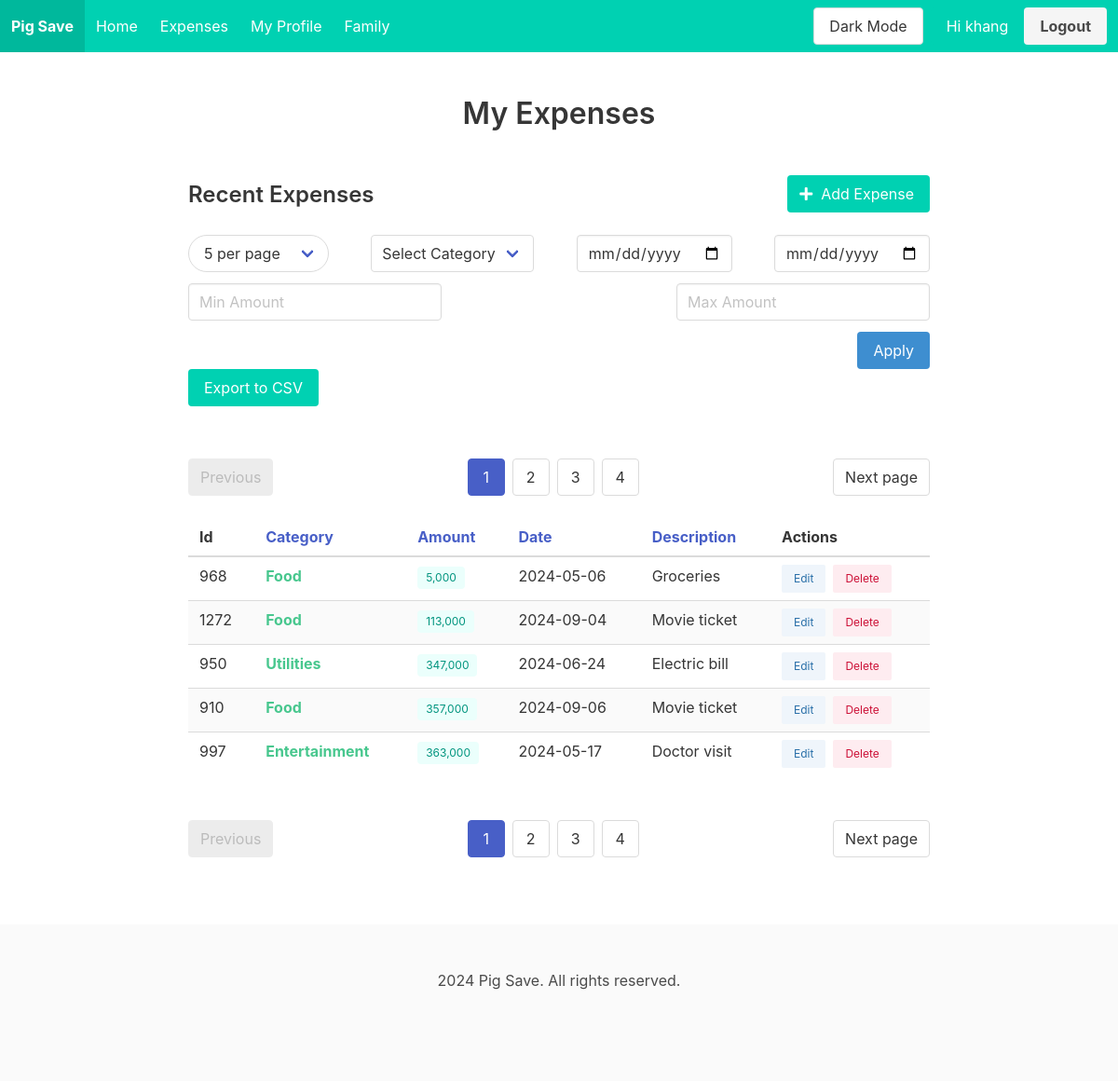
The page /expenses?sort_by=amount&sort_order=asc&page=1&size=5 (signed in) on the database as committed earlier.
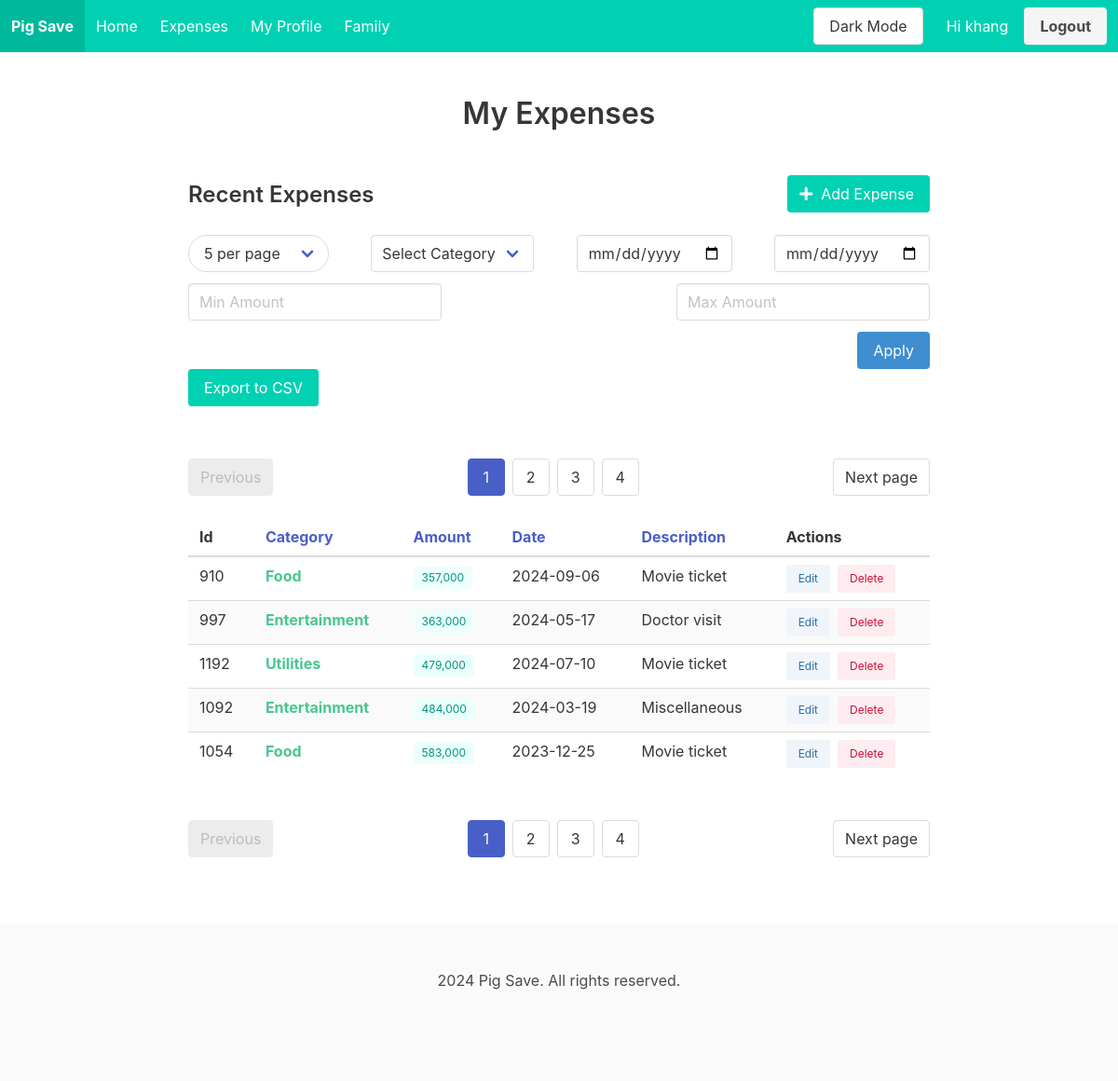
The same page on the database as committed later.
### tables this page shows
CREATE TABLE users (
            id INTEGER PRIMARY KEY AUTOINCREMENT,
            username TEXT NOT NULL UNIQUE,
            name TEXT,
            password TEXT NOT NULL
        , language VARCHAR(2), age VARCHAR(3));

CREATE TABLE expenses (
            id INTEGER PRIMARY KEY AUTOINCREMENT,
            user_id INTEGER NOT NULL,
            amount REAL NOT NULL,
            category TEXT,
            description TEXT,
            date TEXT NOT NULL,
           FOREIGN KEY (user_id) REFERENCES users (id)
        );

### routes.py (the view)
@routes.route('/expenses')
@login_required
def expenses():
    user_id = current_user.id
    page = request.args.get('page', 1, type=int)
    size = request.args.get('size', 5, type=int)
    sort_by = request.args.get('sort_by', 'date')
    sort_order = request.args.get('sort_order', 'asc')
    filters = {key: request.args.get(key) for key in ['category', 'start_date', 'end_date', 'min_amount', 'max_amount']}
    expenses, total_expenses = Expense.get_expenses(user_id, page, size, filters, sort_by, sort_order)
    total_pages = math.ceil(total_expenses / size)
    max_pages_displayed = 4
    start_page = max(1, page - 2)
    end_page = min(total_pages, start_page + max_pages_displayed - 1)
    if end_page - start_page < max_pages_displayed - 1:
        start_page = max(1, end_page - max_pages_displayed + 1)
    return render_template('expense/list.html',
                           expenses=expenses,
                           page=page,
                           total_pages=total_pages,
                           end_page=end_page,
                           start_page=start_page,
                           filters=filters,
                           size=size,
                           sort_by=sort_by,
                           sort_order=sort_order)

### main.py (called while the page is built)
@app.before_request
def load_user_language():
    if current_user.is_authenticated:
        conn = sqlite3.connect('pig_save.db')
        cursor = conn.cursor()
        cursor.execute("SELECT language FROM users WHERE id = ?", (current_user.id,))
        result = cursor.fetchone()
        if result:
            g.language = result[0]
        else:
            g.language = None

def get_locale():
    language = getattr(g, 'language', None)
    if language is not None:
        return language
    return request.accept_languages.best_match(['vi', 'en'])

@login_manager.user_loader
def load_user(id):
    from models.user import User
    return User.getUser(id)

### models/user.py (called while the page is built)
    def getUser(user_id):
        conn = sqlite3.connect('pig_save.db')
        cursor = conn.cursor()
        cursor.execute('SELECT id, username, name, language, age FROM users WHERE id = ?', (user_id,))
        user = cursor.fetchone()
        conn.close()
        if user:
            return User(user[0], user[1], user[2], user[3], user[4])
        return None

### templates/expense/list.html (shortened to what this page needs)
{% extends "base.html" %}
{% block content %}
<section class="section">
  <div class="container">
    <div class="columns is-centered">
      <div class="column is-10">
        <h1 class="title has-text-centered is-3 mb-6">My Expenses</h1>
        <div class="level">
          <div class="level-left">
            <div class="level-item">
              <h2 class="title is-4">Recent Expenses</h2>
            </div>
          </div>
          <div class="level-right">
            <div class="level-item">
              <button id="openExpenseDialog" class="button is-primary">
                <span class="icon">
                  <i class="fas fa-plus"></i>
                </span>
                <span>Add Expense</span>
              </button>
            </div>
          </div>
        </div>
          <form method="get" action="{{ url_for('main.expenses') }}" class="mb-5 filter-form">
            <div class="field is-grouped is-justify-content-space-between is-grouped-multiline is-flex-wrap-wrap">
                <div class="control">
                    <div class="select is-rounded">
                      <select name="size" id="size" onchange="this.form.submit()">
                        <option value="5" {% if size == 5 %}selected{% endif %}>5 per page</option>
                      </select>
                    </div>
                  </div>
                <div class="control">
                  <div class="select">
                    <select name="category">
                        <option value="">Select Category</option>
                    </select>
                  </div>
                </div>
                <div class="control">
                  <input class="input" type="date" name="start_date" value="{{ filters.start_date }}" placeholder="Start Date">
                </div>
                <div class="control">
                  <input class="input" type="date" name="end_date" value="{{ filters.end_date }}" placeholder="End Date">
                </div>
                <div class="control">
                  <input class="input" type="number" step="10000" name="min_amount" placeholder="Min Amount" value="{{ filters.min_amount }}">
                </div>
                <div class="control">
                  <input class="input" type="number" step="10000" name="max_amount" placeholder="Max Amount" value="{{ filters.max_amount }}">
                </div>
            </div>
            <div class="control is-flex is-justify-content-flex-end">
                <button type="submit" class="button is-info">Apply</button>
            </div>
            <div class="buttons">
              <a class="button is-primary" href="{{ url_for('main.export_expenses_csv') }}">
                  Export to CSV
              </a>
          </div>
            <nav class="pagination is-centered mt-6" role="navigation">
                <a class="pagination-previous" {% if page > 1 %}href="{{ url_for('main.expenses', page=page-1, size=size, sort_order=sort_order, sort_by=sort_by) }}"{% else %}disabled{% endif %}>Previous</a>
                <a class="pagination-next" {% if page < total_pages %}href="{{ url_for('main.expenses', page=page+1, size=size, sort_order=sort_order, sort_by=sort_by) }}"{% else %}disabled{% endif %}>Next page</a>
                <ul class="pagination-list">
                  {% for p in range(start_page, end_page + 1) %}
                    <li>
                      <a class="pagination-link {% if p == page %}is-current{% endif %}" href="{{ url_for('main.expenses', page=p, size=size, sort_order=sort_order, sort_by=sort_by) }}">{{ p }}</a>
                    </li>
                  {% endfor %}
                </ul>
              </nav>
            <div class="table-container">
              <table class="table is-striped is-hoverable is-fullwidth">
                <thead>
                    <tr>
                      <th>
                        Id
                      </th>
                      <th>
                        <a href="{{ url_for('main.expenses', sort_by='category', sort_order='desc' if sort_by == 'category' and sort_order == 'asc' else 'asc', page=page, size=size, **filters) }}">
                          Category
                        </a>
                      </th>
                      <th>
                        <a href="{{ url_for('main.expenses', sort_by='amount', sort_order='desc' if sort_by == 'amount' and sort_order == 'asc' else 'asc', page=page, size=size, **filters) }}">
                          Amount
                        </a>
                      </th>
                      <th>
                        <a href="{{ url_for('main.expenses', sort_by='date', sort_order='desc' if sort_by == 'date' and sort_order == 'asc' else 'asc', page=page, size=size, **filters) }}">
                            Date
                          </a>
                      </th>
                      <th>
                        <a href="{{ url_for('main.expenses', sort_by='description', sort_order='desc' if sort_by == 'description' and sort_order == 'asc' else 'asc', page=page, size=size, **filters) }}">
                          Description
                        </a>
                      </th>
                      <th>Actions</th>
                    </tr>
                  </thead>
                {% if expenses %}
                <tbody>
                  {% for expense in expenses %}
                    <tr>
                      <td>{{ expense[0] }}</td>
                      <td>
                        <strong class="has-text-success">{{ expense[3] }}</strong>
                      </td>
                      <td>
                        <span class="tag is-primary is-light">{{ '{:,.0f}'.format(expense[2]) }}</span>
                      </td>
                      <td>{{ expense[5] }}</td>
                      <td>{{ expense[4] }}</td>
                      <td>
                        <div class="buttons are-small">
                            <button type="button" class="button is-info is-light" onclick="editExpense('{{ expense[0] }}', '{{ expense[4] }}', '{{ expense[3] }}', '{{ expense[5] }}', '{{ expense[2] }}')">Edit</button>
                            <button type="button" class="button is-danger is-light" onclick="deleteExpense('{{ expense[0] }}')">Delete</button>
                        </div>
                      </td>
                    </tr>
                  {% endfor %}
                  {% else %}
                  <td colspan="5" class="has-text-centered is-centered is-size-4 is-bold">No records</td>
                </div>
            {% endif %}
                </tbody>
              </table>
            </div>
            <nav class="pagination is-centered mt-6" role="navigation" >
              <a class="pagination-previous" {% if page > 1 %}href="{{ url_for('main.expenses', page=page-1, size=size, sort_order=sort_order, sort_by=sort_by) }}"{% else %}disabled{% endif %}>Previous</a>
              <a class="pagination-next" {% if page < total_pages %}href="{{ url_for('main.expenses', page=page+1, size=size, sort_order=sort_order, sort_by=sort_by) }}"{% else %}disabled{% endif %}>Next page</a>
              <ul class="pagination-list">
                {% for p in range(start_page, end_page + 1) %}
                  <li>
                    <a class="pagination-link {% if p == page %}is-current{% endif %}" href="{{ url_for('main.expenses', page=p, size=size, sort_order=sort_order, sort_by=sort_by) }}">{{ p }}</a>
                  </li>
                {% endfor %}
              </ul>
            </nav>
      </div>
    </div>
  </div>
</section>
{% endblock %}

### templates/base.html (shortened to what this page needs)
<!DOCTYPE html>
<html lang="en">
  <head>
    <link
      rel="stylesheet"
      href="https://cdn.jsdelivr.net/npm/bulma@0.9.3/css/bulma.min.css"
    />
    <link
      rel="stylesheet"
      href="https://cdnjs.cloudflare.com/ajax/libs/font-awesome/5.15.3/css/all.min.css"
    />
    <link rel="stylesheet" href="static/css/darkmode.css">
  </head>
  <body>
    <nav
      class="navbar is-primary"
      role="navigation"
    >
      <div class="navbar-brand">
        <a class="navbar-item" href="{{ url_for('main.dashboard') }}">
          <strong>Pig Save</strong>
        </a>
      </div>
      <div id="navbarBasicExample" class="navbar-menu">
        <div class="navbar-start">
          <a class="navbar-item" href="{{ url_for('main.dashboard') }}">
            {{_('Home')}}
          </a>
          <a class="navbar-item" href="{{ url_for('main.expenses') }}">
            {{_('Expenses')}}
          </a>
          <a class="navbar-item" href="{{ url_for('main.profile') }}">
            {{_('My Profile')}}
          </a>
          <a class="navbar-item" href="{{ url_for('main.family') }}">
            {{_('Family')}}
          </a>
        </div>
        {% if current_user.is_authenticated %}
        <div class="navbar-end">
          <div class="navbar-item">
            <div class="buttons">
              <button id="theme-toggle" class="button">Dark Mode</button>
              <a href="{{ url_for('main.profile') }}">
                <span class="button is-primary">
                  Hi {{ current_user.username }}
                </span>
              </a>
              <a class="button is-light" href="{{ url_for('main.logout') }}">
                <strong>{{_('Logout')}}</strong>
              </a>
            </div>
          </div>
        </div>
        {% endif %}
      </div>
    </nav>
    <main>{% block content %} {% endblock %}</main>
    <footer class="footer">
      <div class="content has-text-centered">
        <p>2024 Pig Save. All rights reserved.</p>
      </div>
    </footer>
  </body>
</html>

### templates/base.html (style rules this page uses)
.filter-form .control { margin-right: 0 !important; margin-left: 0; }

Rows that differ between the two databases and show on the page:
removed expenses: id "968", category "Food", amount "5,000", date "2024-05-06", description "Groceries"
removed expenses: id "1272", category "Food", amount "113,000", date "2024-09-04", description "Movie ticket"
removed expenses: id "950", category "Utilities", amount "347,000", date "2024-06-24", description "Electric bill"
now on this page (row unchanged): expenses: id "1192", category "Utilities", amount "479,000", date "2024-07-10", description "Movie ticket"
now on this page (row unchanged): expenses: id "1092", category "Entertainment", amount "484,000", date "2024-03-19", description "Miscellaneous"
now on this page (row unchanged): expenses: id "1054", category "Food", amount "583,000", date "2023-12-25", description "Movie ticket"
